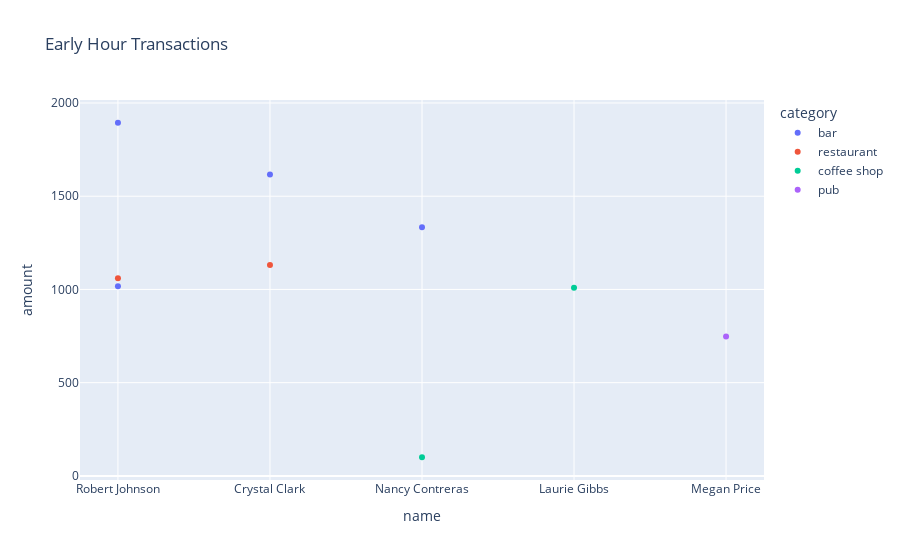

Notebook cell for this chart:
### Code cell
px.scatter(anomalous_transactions2, x = 'name', y = 'amount', color = 'category', title = 'Early Hour Transactions')

### Figure 1 — Plotly figure (JSON) as saved in the notebook; plotly's stock layout.template omitted (floating-point values rounded to 4 significant figures)
{"data": [{"hovertemplate": "category=bar<br>name=%{x}<br>amount=%{y}<extra></extra>", "legendgroup": "bar", "marker": {"color": "#636efa", "symbol": "circle"}, "mode": "markers", "name": "bar", "orientation": "v", "showlegend": true, "type": "scatter", "x": ["Robert Johnson", "Crystal Clark", "Nancy Contreras", "Robert Johnson"], "xaxis": "x", "y": [1894, 1617, 1334, 1017], "yaxis": "y"}, {"hovertemplate": "category=restaurant<br>name=%{x}<br>amount=%{y}<extra></extra>", "legendgroup": "restaurant", "marker": {"color": "#EF553B", "symbol": "circle"}, "mode": "markers", "name": "restaurant", "orientation": "v", "showlegend": true, "type": "scatter", "x": ["Crystal Clark", "Robert Johnson"], "xaxis": "x", "y": [1131, 1060], "yaxis": "y"}, {"hovertemplate": "category=coffee shop<br>name=%{x}<br>amount=%{y}<extra></extra>", "legendgroup": "coffee shop", "marker": {"color": "#00cc96", "symbol": "circle"}, "mode": "markers", "name": "coffee shop", "orientation": "v", "showlegend": true, "type": "scatter", "x": ["Laurie Gibbs", "Nancy Contreras"], "xaxis": "x", "y": [1009, 100], "yaxis": "y"}, {"hovertemplate": "category=pub<br>name=%{x}<br>amount=%{y}<extra></extra>", "legendgroup": "pub", "marker": {"color": "#ab63fa", "symbol": "circle"}, "mode": "markers", "name": "pub", "orientation": "v", "showlegend": true, "type": "scatter", "x": ["Megan Price"], "xaxis": "x", "y": [748], "yaxis": "y"}], "layout": {"legend": {"title": {"text": "category"}, "tracegroupgap": 0}, "title": {"text": "Early Hour Transactions"}, "xaxis": {"anchor": "y", "domain": [0, 1], "title": {"text": "name"}}, "yaxis": {"anchor": "x", "domain": [0, 1], "title": {"text": "amount"}}}}
